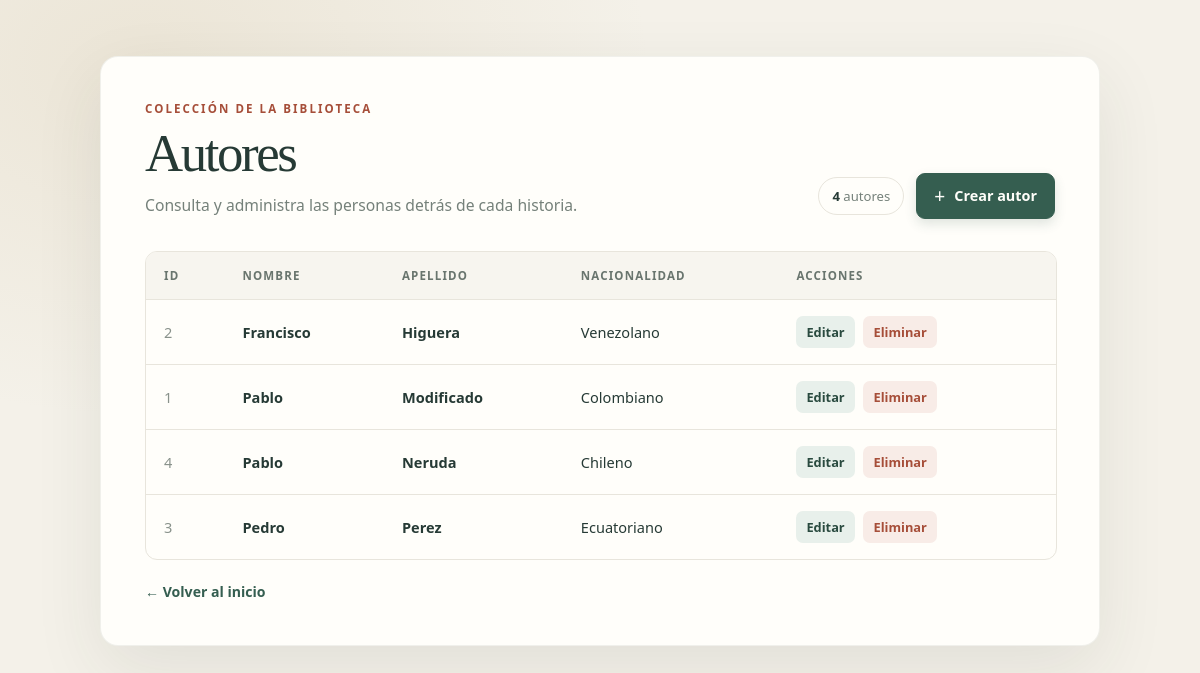
/catalogo/autor/ (signed in), run on the app's committed database.
### catalogo/models/autor.py (models this page shows, shortened)
class Autor(models.Model):
    nombre = models.CharField(max_length=100)
    apellido = models.CharField(max_length=100)
    nacionalidad = models.CharField(max_length=100, blank=True)
    class Meta:
        verbose_name = "Autor"
        verbose_name_plural = "Autores"
        ordering = ['apellido', 'nombre']

### catalogo/views/autor_views.py (the view)
# urls.py: path('', autor_list, name='autor_list'),
@login_required
@permission_required('catalogo.view_autor', raise_exception=True)
def autor_list(request):
    autores = Autor.objects.all()
    return render(request, 'autores/autor_list.html', {'autores': autores})

### catalogo/templates/autores/autor_list.html (shortened to what this page needs)
<!DOCTYPE html>
<html lang="es">
<head>
</head>
<body>
    <div class="container">
        <header class="page-header">
            <div>
                <p class="eyebrow">Colección de la biblioteca</p>
                <h1>Autores</h1>
                <p class="subtitle">Consulta y administra las personas detrás de cada historia.</p>
            </div>
            <div class="header-actions">
                <span class="count"><strong>{{ autores|length }}</strong> autor{{ autores|length|pluralize:"es" }}</span>
                <a class="btn-nuevo" href="{% url 'autor_create' %}">
                    <span class="plus" aria-hidden="true">+</span> Crear autor
                </a>
            </div>
        </header>
        <div class="table-wrap">
            <table>
                <thead>
                    <tr>
                        <th>ID</th>
                        <th>Nombre</th>
                        <th>Apellido</th>
                        <th>Nacionalidad</th>
                        <th>Acciones</th>
                    </tr>
                </thead>
                <tbody>
                    {% for autor in autores %}
                        <tr>
                            <td>{{ autor.id }}</td>
                            <td>{{ autor.nombre }}</td>
                            <td>{{ autor.apellido }}</td>
                            <td>{{ autor.nacionalidad|default:"—" }}</td>
                            <td class="actions">
                                <a href="{% url 'autor_update' autor.id %}">Editar</a>
                                <a href="{% url 'autor_delete' autor.id %}">Eliminar</a>
                            </td>
                        </tr>
                    {% empty %}
                        <tr>
                            <td colspan="5" class="empty-row">Aún no hay autores. ¡Agrega el primero a la colección!</td>
                        </tr>
                    {% endfor %}
                </tbody>
            </table>
        </div>
        <footer class="footer">
            <a class="back-link" href="{% url 'home' %}">← Volver al inicio</a>
        </footer>
    </div>
</body>
</html>

### catalogo/templates/autores/autor_list.html (style rules this page uses)
:root { color-scheme: light; --page: #f4f1e9; --paper: #fffefa; --ink: #263a35; --muted: #75817a; --green: #355e50; --green-dark: #294a3f; --green-soft: #e8f0eb; --line: #e8e5dc; --clay: #a64e39; --clay-soft: #f8ece7; }
body { margin: 0; min-height: 100vh; padding: 56px 24px; box-sizing: border-box; background: radial-gradient(ellipse at 12% 8%, rgba(196, 174, 129, 0.18), transparent 34%), var(--page); color: var(--ink); font-family: "Segoe UI", Arial, sans-serif; -webkit-font-smoothing: antialiased; }
.container { width: min(100%, 1000px); margin: 0 auto; padding: 44px; box-sizing: border-box; background: var(--paper); border: 1px solid rgba(65, 78, 64, 0.08); border-radius: 18px; box-shadow: 0 24px 70px rgba(42, 54, 44, 0.09); }
.page-header { display: flex; align-items: flex-end; justify-content: space-between; gap: 24px; margin-bottom: 32px; }
.eyebrow { margin: 0 0 10px; color: var(--clay); font-size: 0.72rem; font-weight: 750; letter-spacing: 0.18em; text-transform: uppercase; }
h1 { margin: 0; color: var(--ink); font-family: Georgia, "Times New Roman", serif; font-size: clamp(2.4rem, 5vw, 3.3rem); font-weight: 500; letter-spacing: -0.045em; line-height: 1.05; }
.subtitle { margin: 12px 0 0; color: var(--muted); font-size: 0.98rem; line-height: 1.6; }
.header-actions { display: flex; align-items: center; gap: 12px; }
.count { padding: 9px 13px; border: 1px solid var(--line); border-radius: 999px; color: var(--muted); font-size: 0.82rem; white-space: nowrap; }
.count strong { color: var(--ink); }
.btn-nuevo { display: inline-flex; align-items: center; justify-content: center; gap: 9px; padding: 12px 17px; border: 1px solid var(--green); border-radius: 9px; background: var(--green); color: #fffefa; box-shadow: 0 5px 12px rgba(53, 94, 80, 0.16); text-decoration: none; font-size: 0.9rem; font-weight: 650; transition: background 160ms ease, transform 160ms ease, box-shadow 160ms ease; }
.plus { font-size: 1.2rem; font-weight: 400; line-height: 1; }
.table-wrap { width: 100%; overflow-x: auto; border: 1px solid var(--line); border-radius: 12px; }
table { width: 100%; border-collapse: collapse; text-align: left; }
th, td { padding: 16px 18px; border-bottom: 1px solid var(--line); text-align: left; font-size: 0.91rem; }
th { background: #f7f5ef; color: #69756e; font-size: 0.72rem; font-weight: 750; letter-spacing: 0.1em; text-transform: uppercase; }
tr:last-child td { border-bottom: none; }
tbody tr { transition: background 140ms ease; }
td:first-child { color: #89928b; font-variant-numeric: tabular-nums; }
td:nth-child(2), td:nth-child(3) { color: var(--ink); font-weight: 600; }
.actions a { display: inline-block; margin-right: 5px; padding: 7px 10px; border-radius: 7px; font-size: 0.8rem; font-weight: 650; text-decoration: none; transition: background 140ms ease, color 140ms ease; }
.actions a:first-child { background: var(--green-soft); color: var(--green-dark); }
.actions a:last-child { background: var(--clay-soft); color: var(--clay); }
.footer { display: flex; justify-content: space-between; align-items: center; gap: 16px; margin-top: 22px; }
.back-link { color: var(--green); font-size: 0.88rem; font-weight: 650; text-decoration: none; }

### data on the page
Autor: id "2", nombre "Francisco", apellido "Higuera", nacionalidad "Venezolano"
Autor: id "1", nombre "Pablo", apellido "Modificado", nacionalidad "Colombiano"
Autor: id "4", nombre "Pablo", apellido "Neruda", nacionalidad "Chileno"
Autor: id "3", nombre "Pedro", apellido "Perez", nacionalidad "Ecuatoriano"

### other printed values
{{ autores|length }} "4"
